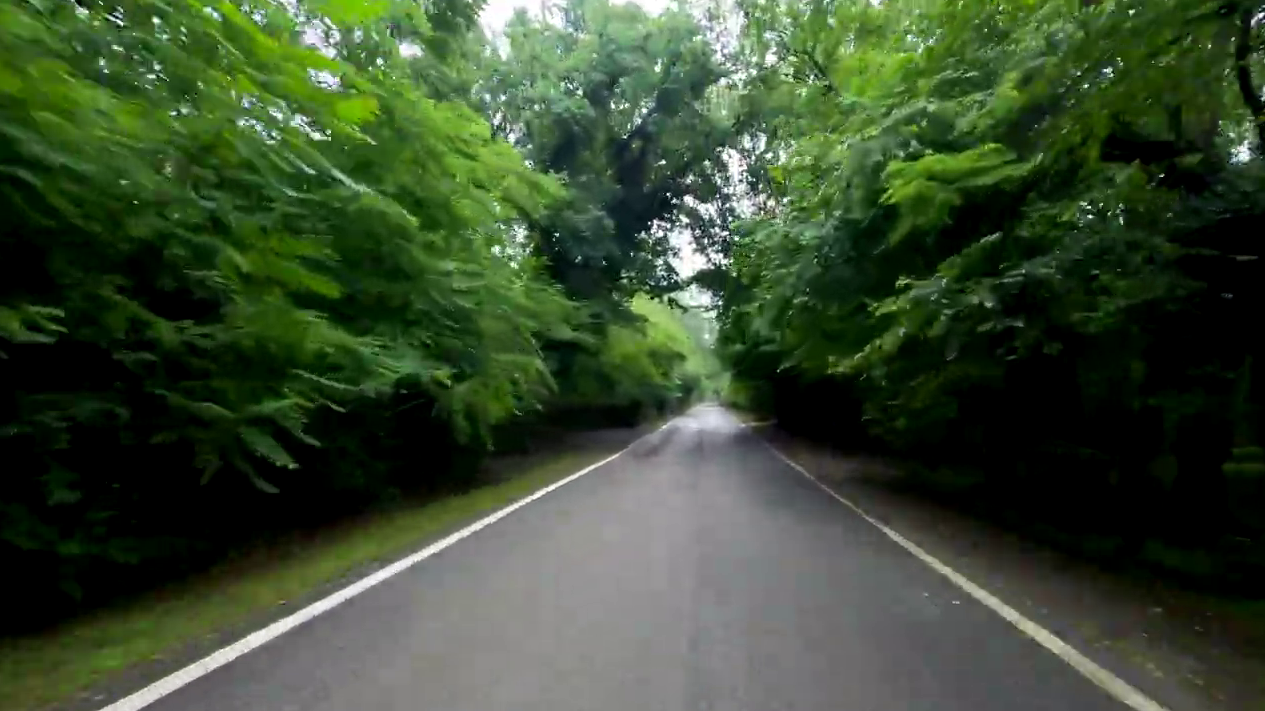
#> input picture Lane.png, 1265 x 711 px
$ python ex1.py
#> lines starting #> are read from the running program, lines starting #| are printed output that depends on the picture; after the words box and inside, x2 and y2 are one past the last pixel; in counts of white or black regions, pixels touching at a corner belong together
#> further down, img is the input picture: shape (711, 1265, 3); mean B, G, R 49.1, 75, 58.1
import cv2
import numpy as np
def find_line(img):
    gray_img = cv2.cvtColor(img, cv2.COLOR_BGR2GRAY)
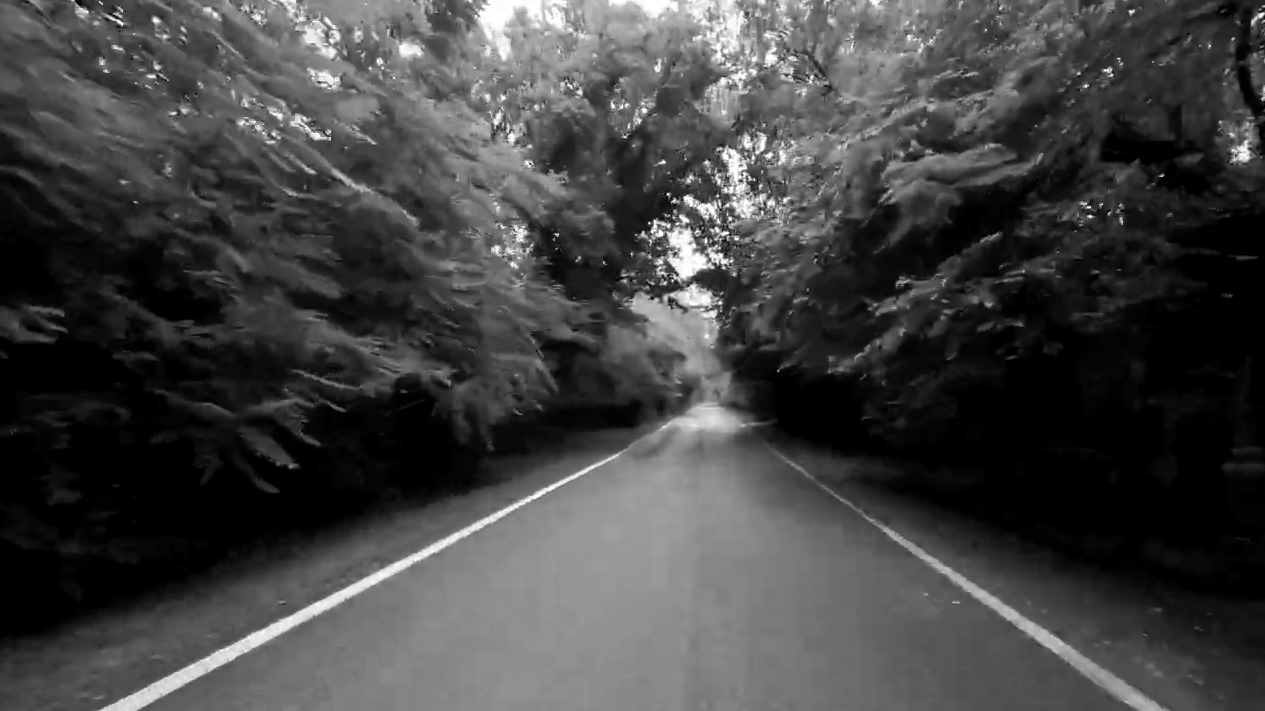
#> gray_img: shape (711, 1265); min 0, max 255, mean 67
    gauss_img = cv2.GaussianBlur(gray_img, (5,5), 0 )
    canny_img = cv2.Canny(gauss_img, 75, 150)
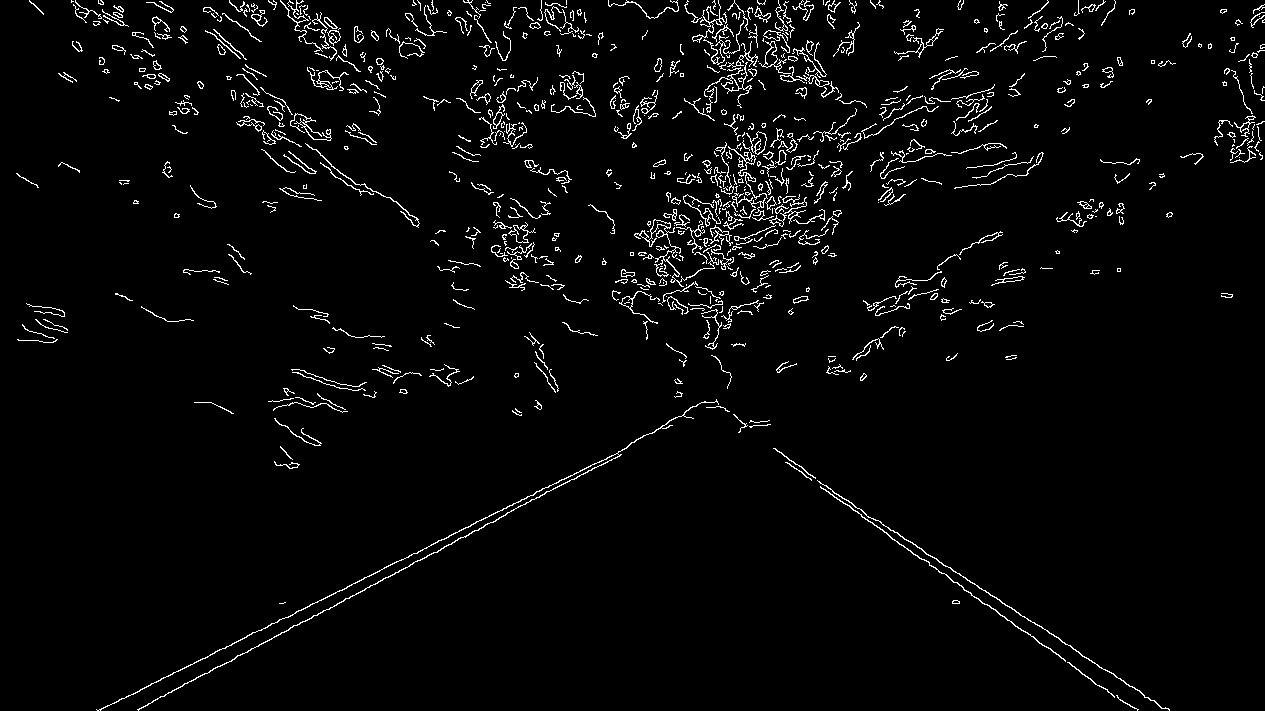
#> canny_img: shape (711, 1265); 3.1% white in thin lines or dots
    roi_img = find_roi(canny_img)
    contours, _ = cv2.findContours(roi_img, cv2.RETR_TREE, cv2.CHAIN_APPROX_SIMPLE)
    cv2.drawContours(img, contours, -1, (0,0,255), 2)
    return img
def find_roi(img):
    mask = np.zeros(img.shape[:2], dtype=np.uint8)
    shape = img.shape
#> shape = (711, 1265)
    center = [shape[1] // 2, shape[0] // 2]
#> center = [632, 355]
    left_point = [0, shape[0]]
#> left_point = [0, 711]
    right_point = [shape[1], shape[0]]
#> right_point = [1265, 711]
    points = np.array([center, left_point, right_point])
#> points = [[632, 355], [0, 711], [1265, 711]]
    points = points.reshape((-1, 1, 2))
    cv2.fillPoly(mask, [points], color=(255, 255, 255))
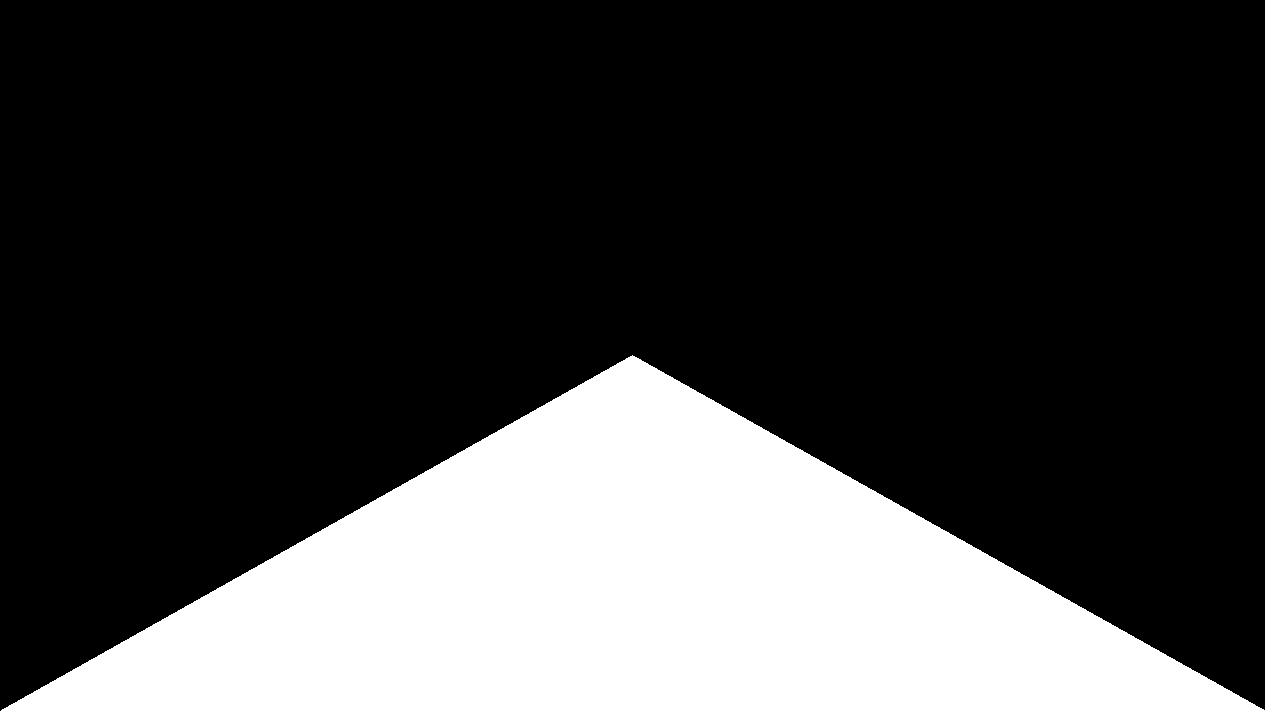
#> mask: shape (711, 1265); 25.1% white; 1 white region, box (x1, y1, x2, y2) and area: (1, 355, 1265, 711) 225447
    roi_img = cv2.bitwise_and(img, img, mask=mask)
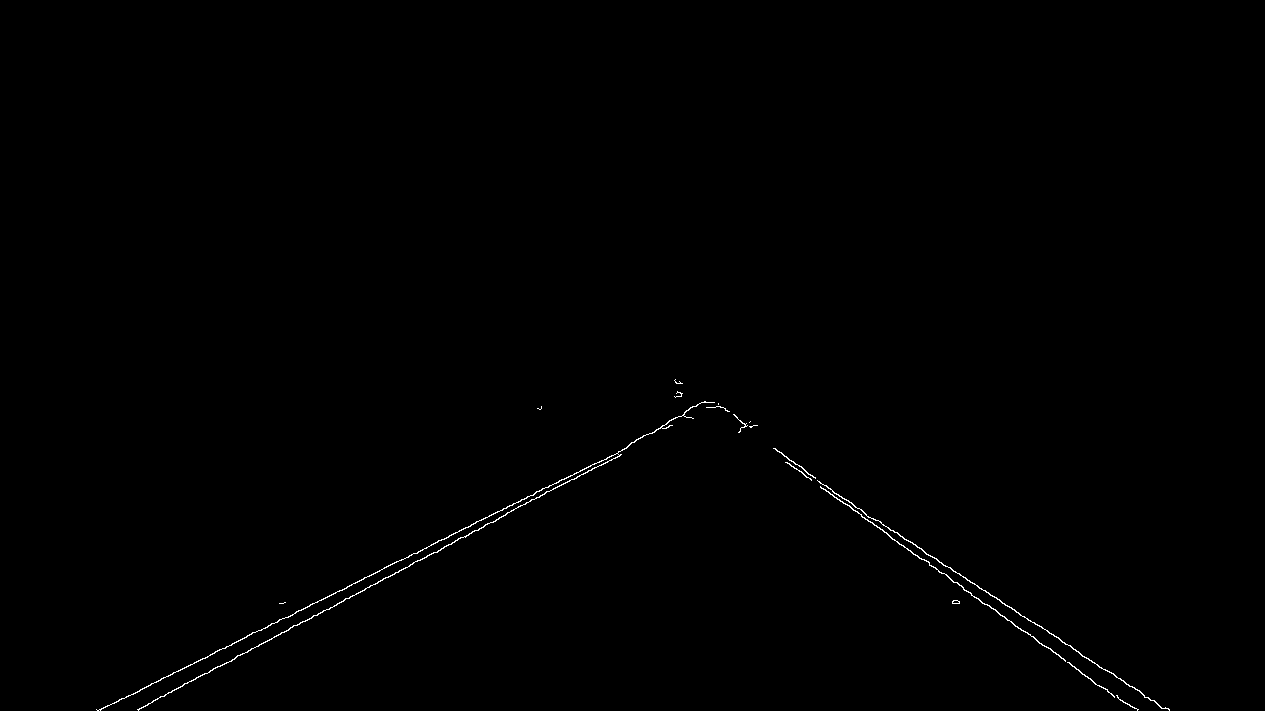
#> roi_img: shape (711, 1265); 0.33% white in thin lines or dots, all inside (x1, y1, x2, y2) = (96, 379, 1170, 711)
    return roi_img

img_path = "Lane.png"
img = cv2.imread(img_path)
result = find_line(img)
#> in find_line, `contours, _ = cv2.findContours(roi_img, cv2.RETR_TREE, cv2.CHAIN_APPRO..`: contours = 18 contours, 13 with area under 20; largest, box (x1, y1, x2, y2) and area: (96, 401, 715, 711) 478, (817, 480, 1170, 711) 202, (820, 486, 1066, 662) 160, (1067, 662, 1115, 698) 32, (773, 448, 816, 479) 28
cv2.imshow("Find line", result)
cv2.waitKey(0)

$ run again, with bike_3.png copied over Lane.png
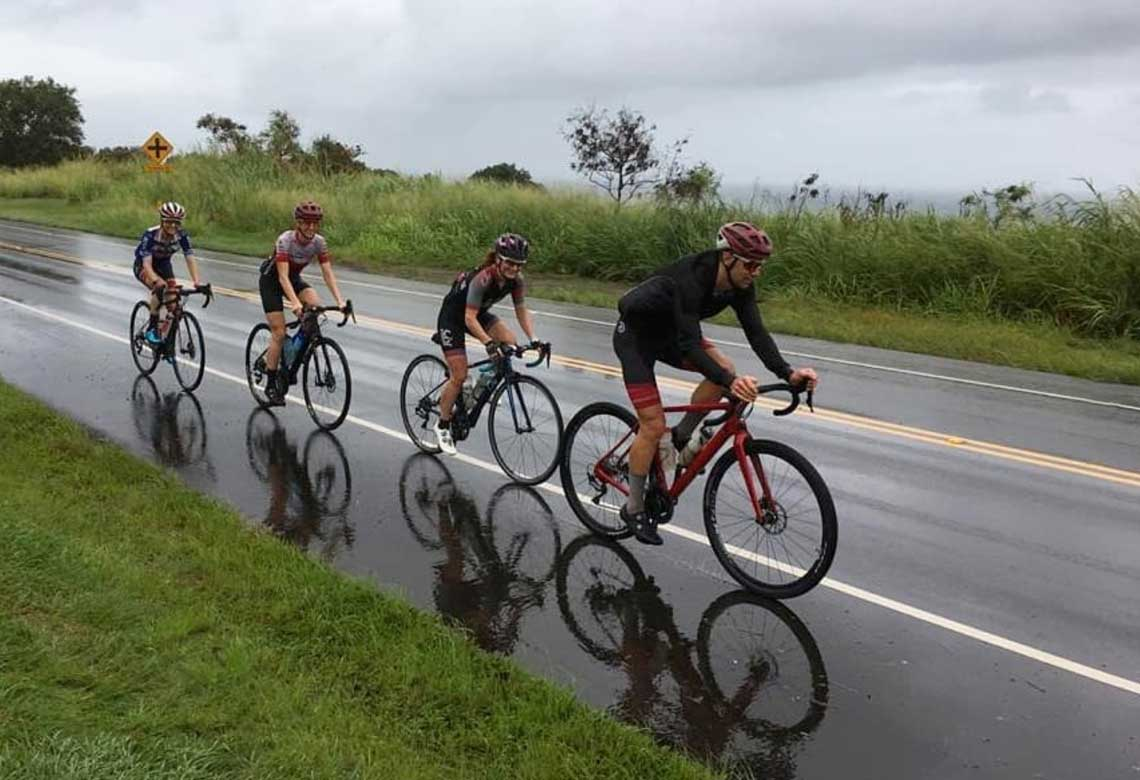
#> input picture bike_3.png, 1140 x 780 px
#> img is the input picture: shape (780, 1140, 3); mean B, G, R 110.8, 124, 120.9
#> in find_line, `canny_img = cv2.Canny(gauss_img, 75, 150)`:
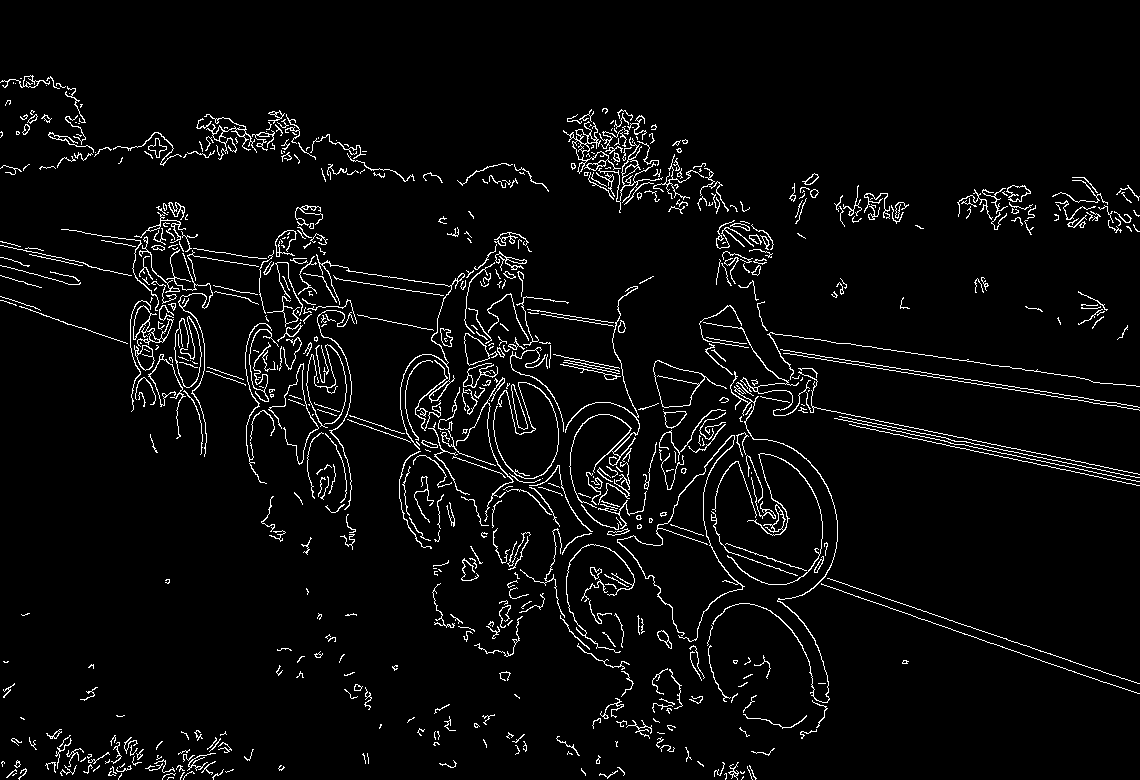
#> canny_img: shape (780, 1140); 4.2% white in thin lines or dots
#> mask: shape (780, 1140); 25% white; 1 white region, box (x1, y1, x2, y2) and area: (1, 390, 1140, 780) 222480
#> roi_img: shape (780, 1140); 1.1% white in thin lines or dots, all inside (x1, y1, x2, y2) = (6, 400, 909, 780)
#> contours = 275 contours, 238 with area under 20; largest, box (x1, y1, x2, y2) and area: (712, 567, 830, 703) 127, (657, 630, 672, 649) 116, (617, 476, 708, 636) 92, (657, 630, 669, 643) 78, (566, 544, 635, 653) 78
#> in find_line, `cv2.drawContours(img, contours, -1, (0,0,255), 2)`:
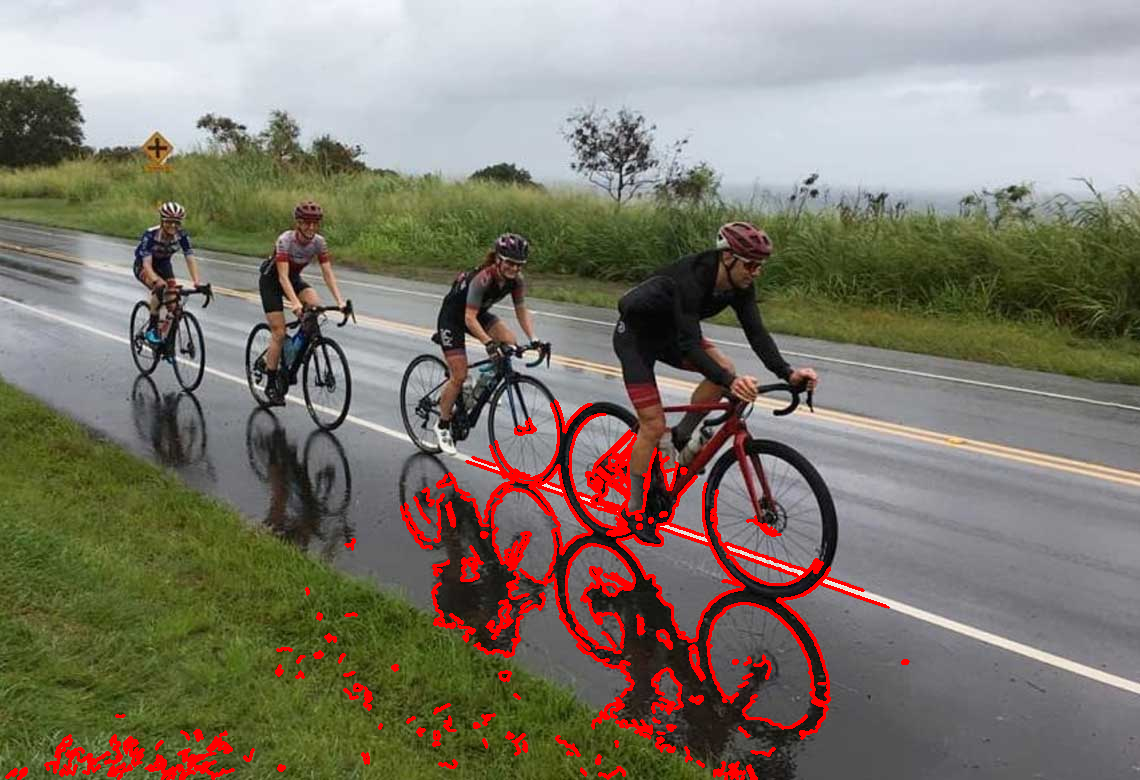
#> img: shape (780, 1140, 3); mean B, G, R 108.3, 121.1, 127.1
